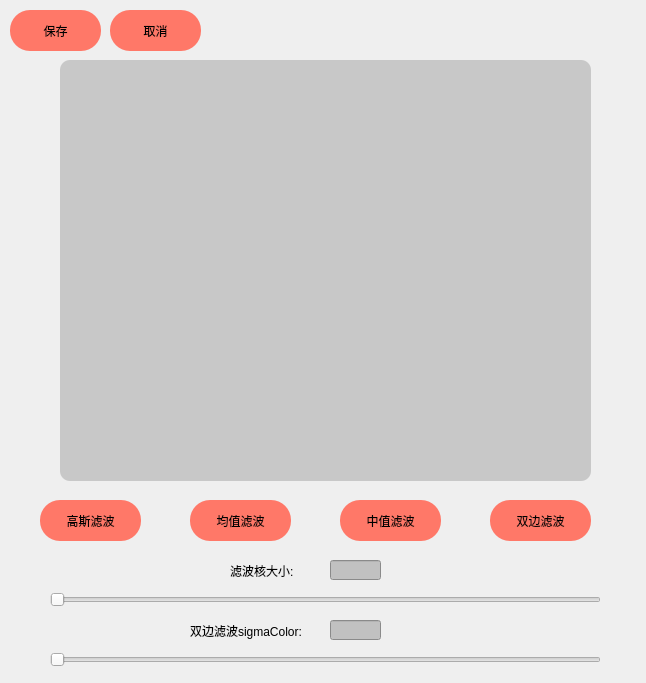
<?xml version="1.0" encoding="UTF-8"?>
<ui version="4.0">
 <class>gauwindow</class>
 <widget class="QWidget" name="gauwindow">
  <property name="geometry">
   <rect>
    <x>0</x>
    <y>0</y>
    <width>646</width>
    <height>683</height>
   </rect>
  </property>
  <property name="maximumSize">
   <size>
    <width>646</width>
    <height>16777215</height>
   </size>
  </property>
  <property name="windowTitle">
   <string>Form</string>
  </property>
  <property name="styleSheet">
   <string notr="true"/>
  </property>
  <widget class="QLabel" name="label">
   <property name="geometry">
    <rect>
     <x>60</x>
     <y>60</y>
     <width>531</width>
     <height>421</height>
    </rect>
   </property>
   <property name="styleSheet">
    <string notr="true">background-color: rgb(200, 200, 200);
border-radius: 10px;border-radius: 10px;</string>
   </property>
   <property name="text">
    <string/>
   </property>
  </widget>
  <widget class="QPushButton" name="pushButton">
   <property name="geometry">
    <rect>
     <x>10</x>
     <y>10</y>
     <width>91</width>
     <height>41</height>
    </rect>
   </property>
   <property name="styleSheet">
    <string notr="true">background-color: rgb(255, 120, 104);
border-radius:20px;</string>
   </property>
   <property name="text">
    <string>保存</string>
   </property>
  </widget>
  <widget class="QSlider" name="horizontalSlider">
   <property name="geometry">
    <rect>
     <x>50</x>
     <y>590</y>
     <width>551</width>
     <height>20</height>
    </rect>
   </property>
   <property name="orientation">
    <enum>Qt::Horizontal</enum>
   </property>
  </widget>
  <widget class="QLineEdit" name="lineEdit">
   <property name="geometry">
    <rect>
     <x>330</x>
     <y>560</y>
     <width>51</width>
     <height>20</height>
    </rect>
   </property>
   <property name="styleSheet">
    <string notr="true">background-color: rgb(193, 193, 193);</string>
   </property>
  </widget>
  <widget class="QLabel" name="label_2">
   <property name="geometry">
    <rect>
     <x>230</x>
     <y>560</y>
     <width>91</width>
     <height>21</height>
    </rect>
   </property>
   <property name="styleSheet">
    <string notr="true"/>
   </property>
   <property name="text">
    <string>滤波核大小:</string>
   </property>
  </widget>
  <widget class="QPushButton" name="pushButton_2">
   <property name="geometry">
    <rect>
     <x>110</x>
     <y>10</y>
     <width>91</width>
     <height>41</height>
    </rect>
   </property>
   <property name="styleSheet">
    <string notr="true">background-color: rgb(255, 120, 104);
border-radius:20px;</string>
   </property>
   <property name="text">
    <string>取消</string>
   </property>
  </widget>
  <widget class="QPushButton" name="pushButton_3">
   <property name="geometry">
    <rect>
     <x>40</x>
     <y>500</y>
     <width>101</width>
     <height>41</height>
    </rect>
   </property>
   <property name="styleSheet">
    <string notr="true">background-color: rgb(255, 120, 104);
border-radius:20px;</string>
   </property>
   <property name="text">
    <string>高斯滤波</string>
   </property>
  </widget>
  <widget class="QPushButton" name="pushButton_4">
   <property name="geometry">
    <rect>
     <x>190</x>
     <y>500</y>
     <width>101</width>
     <height>41</height>
    </rect>
   </property>
   <property name="styleSheet">
    <string notr="true">background-color: rgb(255, 120, 104);
border-radius:20px;</string>
   </property>
   <property name="text">
    <string>均值滤波</string>
   </property>
  </widget>
  <widget class="QPushButton" name="pushButton_5">
   <property name="geometry">
    <rect>
     <x>340</x>
     <y>500</y>
     <width>101</width>
     <height>41</height>
    </rect>
   </property>
   <property name="styleSheet">
    <string notr="true">background-color: rgb(255, 120, 104);
border-radius:20px;</string>
   </property>
   <property name="text">
    <string>中值滤波</string>
   </property>
  </widget>
  <widget class="QPushButton" name="pushButton_6">
   <property name="geometry">
    <rect>
     <x>490</x>
     <y>500</y>
     <width>101</width>
     <height>41</height>
    </rect>
   </property>
   <property name="styleSheet">
    <string notr="true">background-color: rgb(255, 120, 104);
border-radius:20px;</string>
   </property>
   <property name="text">
    <string>双边滤波</string>
   </property>
  </widget>
  <widget class="QSlider" name="horizontalSlider_2">
   <property name="geometry">
    <rect>
     <x>50</x>
     <y>650</y>
     <width>551</width>
     <height>20</height>
    </rect>
   </property>
   <property name="orientation">
    <enum>Qt::Horizontal</enum>
   </property>
  </widget>
  <widget class="QLabel" name="label_3">
   <property name="geometry">
    <rect>
     <x>190</x>
     <y>620</y>
     <width>111</width>
     <height>21</height>
    </rect>
   </property>
   <property name="styleSheet">
    <string notr="true"/>
   </property>
   <property name="text">
    <string>双边滤波sigmaColor:</string>
   </property>
  </widget>
  <widget class="QLineEdit" name="lineEdit_2">
   <property name="geometry">
    <rect>
     <x>330</x>
     <y>620</y>
     <width>51</width>
     <height>20</height>
    </rect>
   </property>
   <property name="styleSheet">
    <string notr="true">background-color: rgb(193, 193, 193);</string>
   </property>
  </widget>
 </widget>
 <resources/>
 <connections/>
</ui>
